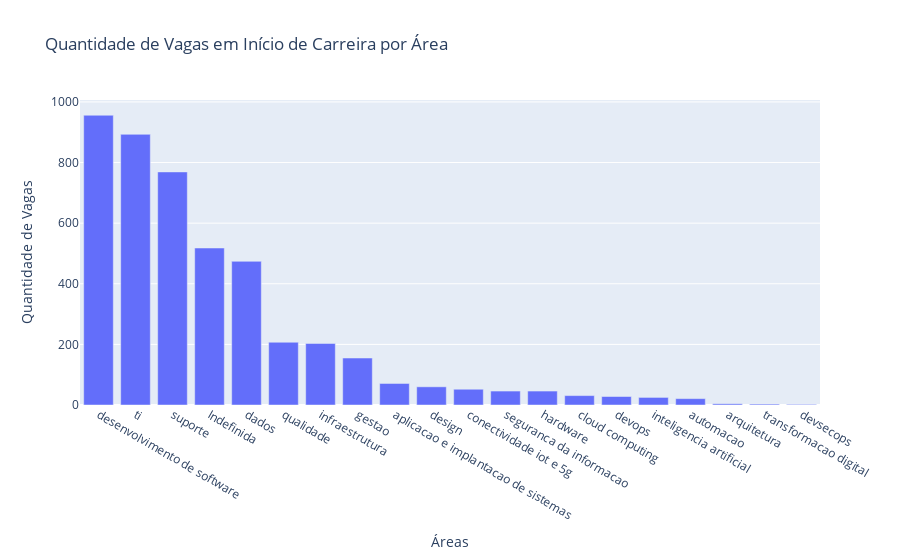

Notebook code cell kept with this figure:
### Code cell
fig2 = px.bar(contagem_inicio_carreira, x='Área', y='Quantidade',
              title='Quantidade de Vagas em Início de Carreira por Área',
              labels={'Quantidade': 'Quantidade de Vagas', 'Área': 'Áreas'})

fig2.show()

### Figure 1 — Plotly figure (JSON) as saved in the notebook; plotly's stock layout.template omitted (floating-point values rounded to 4 significant figures)
{"data": [{"alignmentgroup": "True", "hovertemplate": "Áreas=%{x}<br>Quantidade de Vagas=%{y}<extra></extra>", "legendgroup": "", "marker": {"color": "#636efa", "pattern": {"shape": ""}}, "name": "", "offsetgroup": "", "orientation": "v", "showlegend": false, "textposition": "auto", "type": "bar", "x": ["desenvolvimento de software", "ti", "suporte", "Indefinida", "dados", "qualidade", "infraestrutura", "gestao", "aplicacao e implantacao de sistemas", "design", "conectividade iot e 5g", "seguranca da informacao", "hardware", "cloud computing", "devops", "inteligencia artificial", "automacao", "arquitetura", "transformacao digital", "devsecops"], "xaxis": "x", "y": [956, 893, 769, 518, 474, 207, 203, 155, 71, 60, 52, 46, 46, 31, 28, 25, 21, 4, 3, 2], "yaxis": "y"}], "layout": {"barmode": "relative", "legend": {"tracegroupgap": 0}, "title": {"text": "Quantidade de Vagas em Início de Carreira por Área"}, "xaxis": {"anchor": "y", "domain": [0, 1], "title": {"text": "Áreas"}}, "yaxis": {"anchor": "x", "domain": [0, 1], "title": {"text": "Quantidade de Vagas"}}}}
